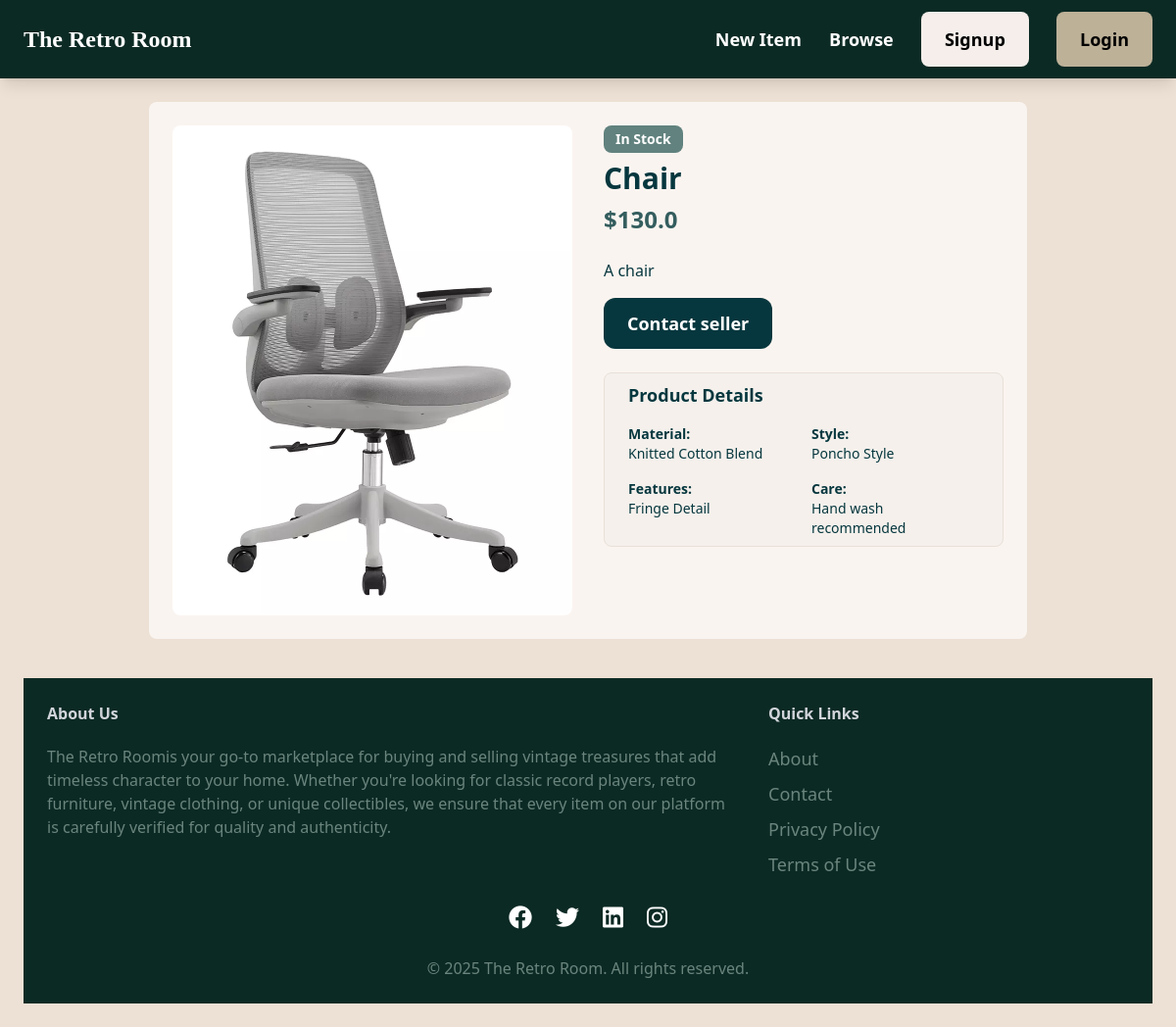
Page /items/8/ on the earlier database version.
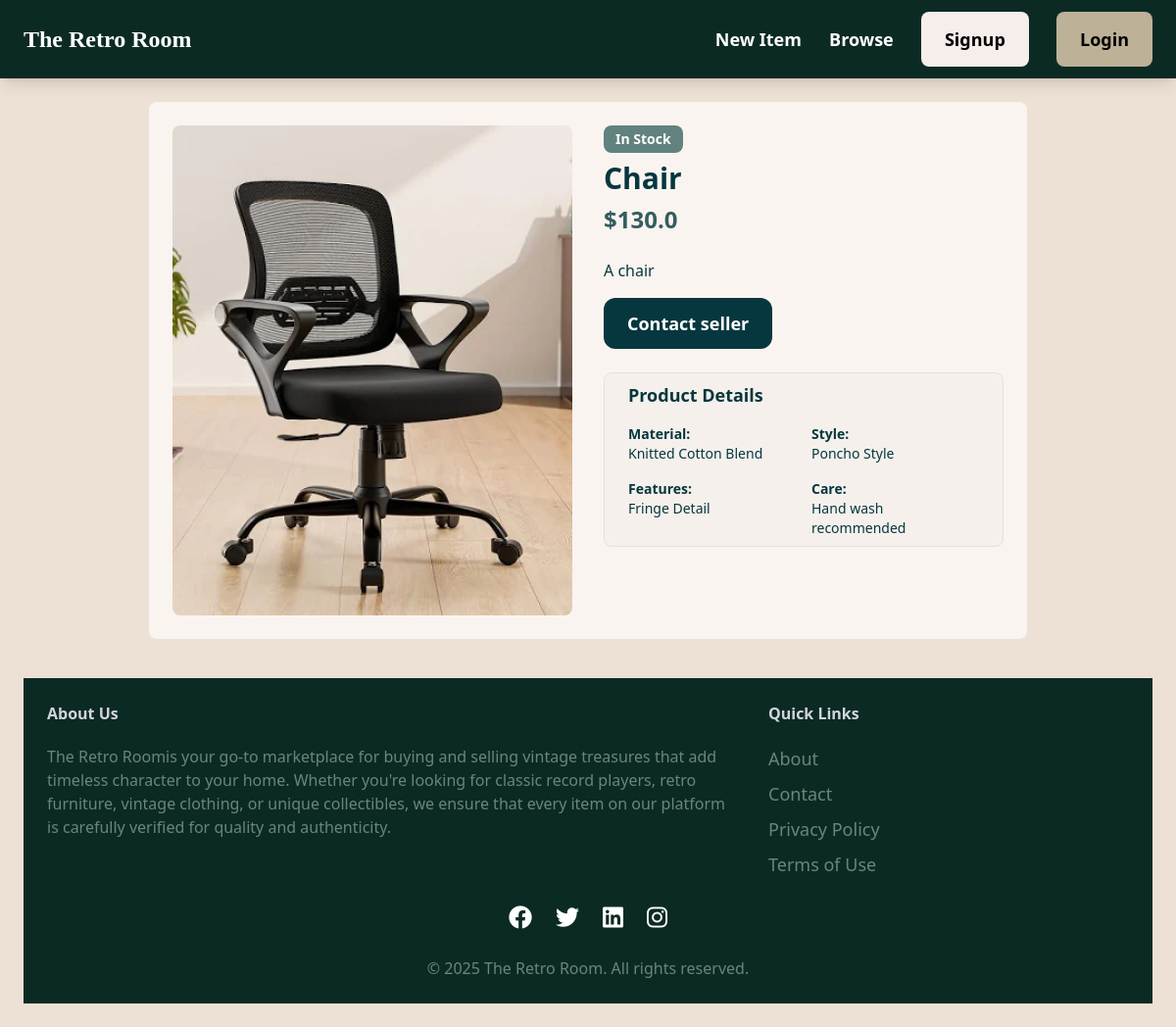
Same page on the later database version.
### item/models.py (models this page shows, shortened)
class Item(models.Model):
    category = models.ForeignKey(Category, related_name='items', on_delete=models.CASCADE)
    name = models.CharField(max_length=255)
    description = models.TextField(blank=True, null=True)
    price = models.FloatField()
    image = models.ImageField(upload_to='item_images', blank=True, null=True)
    is_sold = models.BooleanField(default=False)
    created_by = models.ForeignKey(User, related_name='items', on_delete=models.CASCADE)
    created_at = models.DateTimeField(auto_now_add=True)

### item/views.py (the view)
# urls.py: path('<int:pk>/', views.detail, name='detail'),
def detail(request, pk):
    item = get_object_or_404(Item, pk=pk)
    related_items = Item.objects.filter(category=item.category, is_sold=False).exclude(pk=pk)[0:3]
    return render(request, 'item/detail.html', {
        'item': item,
        'related_items': related_items
    })

### item/templates/item/detail.html (shortened to what this page needs)
{% extends 'core/base.html' %}
{% block content %}
<div class="max-w-4xl mx-auto p-6 bg-[#faf4f0] rounded-lg mb-10">
    <div class="grid md:grid-cols-2 gap-8">
        <div class="overflow-hidden bg-[#f5f0ec] rounded-lg w-full max-w-md h-[500px]">
            <img
                src="{{ item.image.url }}"
                alt="{{ item.name }}"
                class="w-full h-full object-cover hover:scale-105 transition-transform duration-300"
            />
        </div>
        <div class="space-y-6">
            <div>
                <span class="inline-block mb-2 px-3 py-1 bg-[#61827E] text-white text-sm font-semibold rounded-lg">
                    {% if item.in_stock %} In Stock {% else %} In Stock {% endif %}
                </span>
                <h1 class="text-3xl font-bold mb-2 text-[#06373E]">{{ item.name }}</h1>
                <div class="flex items-center gap-4">
                    <span class="text-2xl font-semibold text-[#345D5E]">${{ item.price }}</span>
                </div>
            </div>
            <div class="space-y-4">
                <p class="text-[#06373E]">
                    {{ item.description|default:"No description available." }}
                </p>
        {% if request.user == item.created_by %}
        <div class="flex gap-4 pt-4">
            <a href="{% url 'item:edit' item.id %}" class="px-6 py-3 bg-[#0c231e] text-white rounded-lg hover:bg-[#163832] transition">
                Edit
            </a>
            <a href="{% url 'item:delete' item.id %}" class="px-6 py-3 bg-[#cd4f4f] text-white rounded-lg hover:bg-[#b54444] transition">
                Delete
            </a>
        </div>
    {% else %}
    <a href="{% url 'conversation:new' item.id %}" class="inline-block mt-6 px-6 py-3 text-lg font-semibold bg-[#06373E] text-white rounded-xl transform transition duration-300 hover:bg-[#345D5E] hover:shadow-lg">
        Contact seller
    </a>
    {% endif %}
</div>
            <div class="bg-[#f5f0ec] border border-[#e8e0d8] rounded-lg px-6 py-2">
                <h2 class="text-lg font-semibold text-[#06373E] mb-4">Product Details</h2>
                <div class="grid grid-cols-2 gap-4 text-sm">
                    <div>
                        <span class="font-semibold text-[#06373E]">Material:</span>
                        <p class="text-[#06373E]">Knitted Cotton Blend</p>
                    </div>
                    <div>
                        <span class="font-semibold text-[#06373E]">Style:</span>
                        <p class="text-[#06373E]">Poncho Style</p>
                    </div>
                    <div>
                        <span class="font-semibold text-[#06373E]">Features:</span>
                        <p class="text-[#06373E]">Fringe Detail</p>
                    </div>
                    <div>
                        <span class="font-semibold text-[#06373E]">Care:</span>
                        <p class="text-[#06373E]">Hand wash recommended</p>
                    </div>
                </div>
            </div>
</div>
</div>
{% endblock %}

Differences in the rows shown:
changed Item "Chair": image: a different picture
